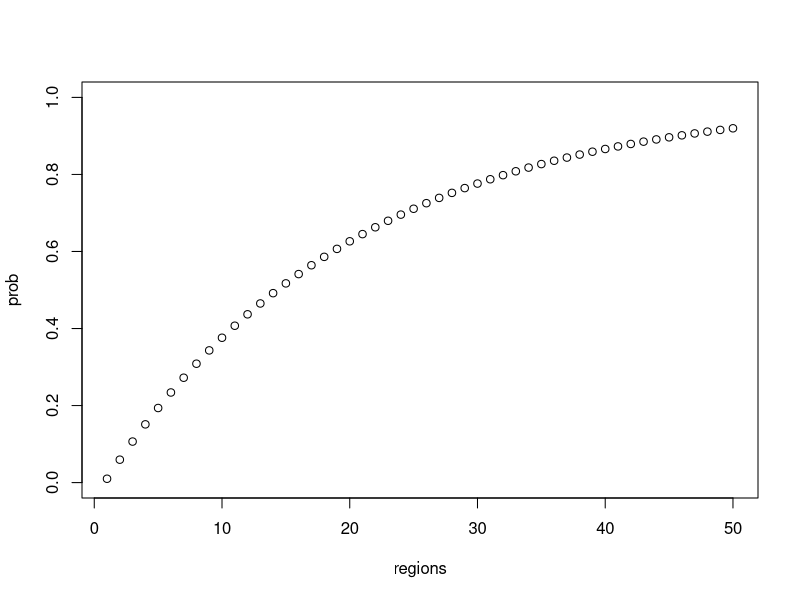

Here is the R script that generated this plot: (Note: this script raises an error after producing the figure.)
library(ggplot2)
library(fields)

# a)

n = 50 # number of railroad sections
p_0 = 0.99 # p = (x_1 = 0)
r = 0.95 # k = p(x_i+1 = 0 | x_i = 0)
tau = 0.3 # standard deviation in likelihood model
prior_prob = rep(0,n)
for (i in 1:n){
  prior_prob[i] = 1-p_0*r**(i-1)
}
prior_x = rep(0,n)
for (i in 1:n){
  if (prior_prob[i] < 0.5){
    prior_x[i] = 0
  }
  else{
    prior_x[i] = 1
  }
}

plot(c(1:n),prior_prob,ylab="prob",xlab="regions",ylim=c(0,1))


# b)


PV = max(-100000, -5000*(do.call(sum,list(prior_prob))))

# Optimal decision: clean ahead

# c)

set.seed(2019)

forward_backward <- function(y, r, tau_vec){
  alpha = rep(0,n) # p(x_i = 0 | y_1, ... , y_i)
  alpha[1] = dnorm(y[1],0,tau_vec[1])*p_0/(dnorm(y[1],0,tau_vec[1])*p_0+dnorm(y[1],1,tau_vec[1])*(1-p_0))
  temp_0 = rep(0,n) # p(x_i = 0| y_1, ... y_i-1)
  temp_2 = rep(0,n) # p(y_i | y_1, ... y_i-1)

  for (i in 2:n){
    temp_0[i] = r * alpha[i - 1]
    temp_2[i] = dnorm(y[i],0,tau_vec[i])*temp_0[i]+dnorm(y[i],1,tau_vec[i])*(1-temp_0[i])
    alpha[i] = dnorm(y[i], 0, tau_vec[i]) * temp_0[i] / temp_2[i]
  }
  
  cond_prob = rep(0,n) # p(x_i = 1 | y_1, ... y_n)
  
  #temp_4 = np.zeros(n) # p(x_i = 1 | y_1, ... , y_i+1, x_i+1 = 0)
  temp_5 = rep(0,n) # p(x_i = 1 | y_1, ... , y_i+1, x_i+1 = 1)
  cond_prob[n] = 1-alpha[n]
  for (i in (n-1):1){
    #temp_4[i] = P[1][0]*(1-alpha[i])/temp_0[i+1]
    temp_5[i] = (1-alpha[i])/(1-temp_0[i+1])

  cond_prob[i] = temp_5[i]*cond_prob[i+1] #temp_4[i]*(1-cond_prob[i+1])+temp_5[i]*cond_prob[i+1]
  }  
  return (cond_prob)
}


task_c <- function(){
  prior_x = rep(0.5, n)
  prior_x[1] = rbinom(1, 1, marg_prob[1])
  
  for (i in 2:n){
    if (prior_x[i-1] == 1){prior_x[i] = 1}
    else{
      if (runif(1)<r){prior_x[i] = 0}
      else {prior_x[i] = 1}
    }
  }
  y_vec = rep(0.5,n)
  y_vec[20] = 0.2
  y_vec[30] = 0.7
  tau_vec = 100 * tau * rep(1,n)
  tau_vec[20] = tau
  tau_vec[30] = tau
  state_prob = forward_backward(y_vec, r, tau_vec)
  #par(new=TRUE)
  plot(1:n, state_prob,ylab="prob",xlab="regions",ylim=c(0,1))
  
  return (state_prob)
}

state = task_c()


# d)

PoV_k <- function(k, B, tau){
  PoV = 0
  tau_vec = 100*tau*rep(1,n)
  tau_vec[k] = tau
  prior_x = 0.5 * rep(1,n)
  for (i in 1:B){
    prior_x[k] = rbinom(n=1, size=1, prob = prior_prob[k])
    y_vec = rnorm(n = n, prior_x, tau_vec)
    marg_prob = forward_backward(y_vec, r, tau_vec)
    
    PoV = PoV + max(-100000, -5000*(do.call(sum, list(marg_prob))))
  }
  print(k)
  return (PoV/B)
}

task_d <- function(B){
  PoV_values_k = rep(0,n)
  for (k in 1:n){
    PoV_values_k[k] = PoV_k(k, B, tau)
  }

  VOI_1 = PoV_values_k - PV
  plot(1:n, VOI_1)
  print(VOI_1)
  print(which.max(VOI_1))
  print(max(VOI_1))
}


B = 10000
task_d(B)


# B = 10000, VOI = 11278.02, x = 31



# e)


PoV_D <- function(k_1, k_2, B, tau, prior_prob, r){
  PoV = 0
  tau_vec = 100*tau*rep(1,n)
  prior_x = rep(0.5, n)
  
  if (k_1 == k_2){
    for (i in 1:B){
      y_vec = rnorm(n, prior_x, tau_vec)
      prior_x[k_1] = rbinom(1, 1, prior_prob[k_1])
      y_vec[k_1] = rnorm(n=1,prior_x[k_1], tau/sqrt(2))
      tau_vec[k_1] = tau
      
      marg_prob = forward_backward(y_vec, r, tau_vec)
      PoV = PoV + max(-100000, -5000*(do.call(sum, list(marg_prob))))   
    }
  }
  else{
    for (i in 1:B){
      y_vec = rnorm(n, prior_x, tau_vec)
      prior_x[k_1] = rbinom(1, 1, prior_prob[k_1])
      for (i in (k_1+1):k_2)
        if (prior_x[i-1] == 1){prior_x[i] = 1}
        else{
          if (runif(1)<r){prior_x[i] = 0}
          else {prior_x[i] = 1}
        }
      y_vec[k_1] = rnorm(1, prior_x[k_1],tau) 
      y_vec[k_2] = rnorm(1, prior_x[k_2],tau)
      tau_vec[k_1] = tau
      tau_vec[k_2] = tau
      marg_prob = forward_backward(y_vec, r, tau_vec)
      PoV = PoV + max(-100000, -5000*(do.call(sum, list(marg_prob))))   
    }
  }  
    
  return (PoV/B)
}
  


task_e <- function(B, tau, prior_prob, r){
  regions_PoV = matrix(0, nrow = n, ncol = n)

  for (i in 1:n){
    for (j in i:n){
      cat(i, " ",j, "\n")
      if (i == j){regions_PoV[i,i] = PoV_D(i, i, 10*B, tau, prior_prob, r)} # Diagonal
      else{ # Off-diagonal 
        regions_PoV[i,j] = PoV_D(i, j, B, tau, prior_prob, r) 
        regions_PoV[j,i] = regions_PoV[i,j]
      }
    }
  }
  return (regions_PoV)
}
B = 1000
PoV_e = task_e(B, tau, prior_prob, r)
VoI_e = PoV_e - PV
image.plot(x = 1:50, y = 1:50, z = VoI_e, xlab = "i", ylab = "j")

which(VoI_e == max(VoI_e), arr.ind = TRUE)
max(VoI_e)

# B = 1000, best points: (21, 33), (33, 21), VOI = 14810.96

# f)


PoV_all <- function(B, tau, prior_prob,r){
  PoV = 0
  tau_vec = tau*rep(1,n)
  prior_x = rep(0.5,n)
  for (i in 1:B){
    prior_x[1] = rbinom(n=1, size=1, p=prior_prob[1])
    for (i in 2:n){
      if (prior_x[i-1] == 1){prior_x[i] = 1}
      else{
        if (runif(1)<r){prior_x[i] = 0}
        else {prior_x[i] = 1}
      }
    }
    y_vec = rnorm(n=n,prior_x, tau_vec)
    marg_prob = forward_backward(y_vec, r, tau_vec)
    PoV = PoV + max(-100000, -5000*(do.call(sum, list(marg_prob))))
  }
  return (PoV/B)
}


task_f <- function(B){

  tau = 1
  PoV_value_3 = PoV_all(B, tau, prior_prob,r)
  
  
  VOI_3 = PoV_value_3 - PV
  print(VOI_3)
}
B = 50000
task_f(B)

# VOI_3 =  12830.01
